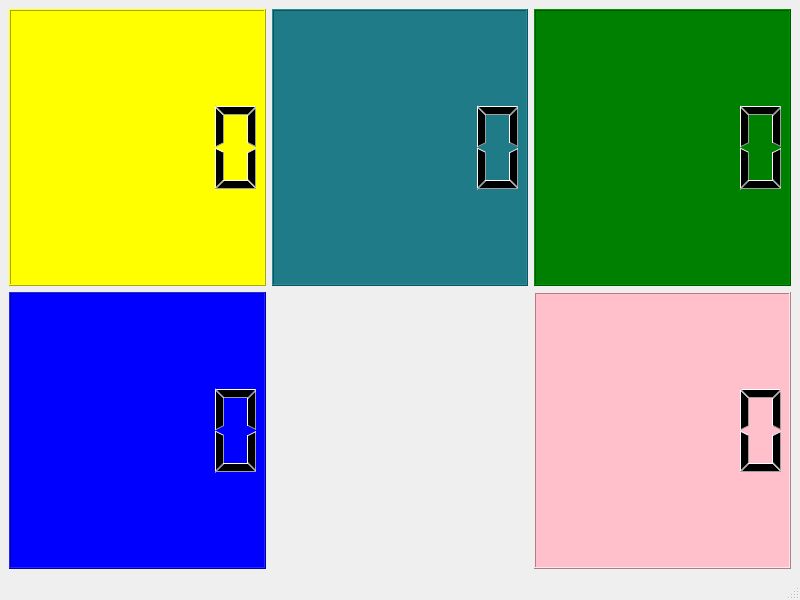
<?xml version="1.0" encoding="UTF-8"?>
<ui version="4.0">
 <class>MainWindow</class>
 <widget class="QMainWindow" name="MainWindow">
  <property name="geometry">
   <rect>
    <x>0</x>
    <y>0</y>
    <width>800</width>
    <height>600</height>
   </rect>
  </property>
  <property name="windowTitle">
   <string>MainWindow</string>
  </property>
  <widget class="QWidget" name="centralwidget">
   <layout class="QGridLayout" name="gridLayout">
    <item row="1" column="2">
     <widget class="QLCDNumber" name="Batarya_Bar">
      <property name="styleSheet">
       <string notr="true">background-color: pink;</string>
      </property>
     </widget>
    </item>
    <item row="1" column="0">
     <widget class="QLCDNumber" name="Drone_Hiz">
      <property name="styleSheet">
       <string notr="true">background-color: blue</string>
      </property>
     </widget>
    </item>
    <item row="0" column="2">
     <widget class="QLCDNumber" name="Drone_Yukseklik">
      <property name="styleSheet">
       <string notr="true">background-color: green; </string>
      </property>
     </widget>
    </item>
    <item row="0" column="1">
     <widget class="QLCDNumber" name="Drone_Denge_Durumu">
      <property name="styleSheet">
       <string notr="true">background-color: #1e7b87;</string>
      </property>
     </widget>
    </item>
    <item row="0" column="0">
     <widget class="QLCDNumber" name="lcdNumber">
      <property name="font">
       <font>
        <pointsize>8</pointsize>
       </font>
      </property>
      <property name="layoutDirection">
       <enum>Qt::LeftToRight</enum>
      </property>
      <property name="styleSheet">
       <string notr="true">background-color: yellow;</string>
      </property>
      <property name="smallDecimalPoint">
       <bool>false</bool>
      </property>
      <property name="digitCount">
       <number>5</number>
      </property>
     </widget>
    </item>
    <item row="1" column="1">
     <widget class="QLabel" name="Logo">
      <property name="text">
       <string/>
      </property>
      <property name="pixmap">
       <pixmap>../../../Downloads/Poyraz_Logo.png</pixmap>
      </property>
     </widget>
    </item>
   </layout>
  </widget>
  <widget class="QMenuBar" name="menubar">
   <property name="geometry">
    <rect>
     <x>0</x>
     <y>0</y>
     <width>800</width>
     <height>26</height>
    </rect>
   </property>
  </widget>
  <widget class="QStatusBar" name="statusbar"/>
 </widget>
 <resources/>
 <connections/>
</ui>
